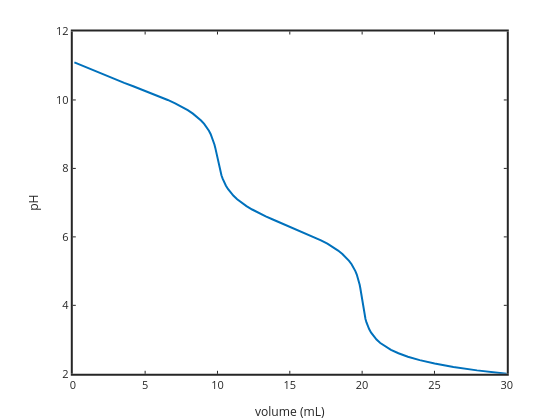

Notebook code cell kept with this figure:
### Markdown cell above
# Titration of 100 mL of 0.01 M NaCO with 0.1 M HCl.
For this we just take a fixed pH and solve for each of the charged species.  Rearrange electroneutrality to solve for [Cl-] and convert that to volume.

### Code cell
NaT=0.02; pH=11.1:-0.1:2; Kw=1e-14; CT=0.01; Ka1=10^-6.3; Ka2=10^-10.3; VT=0.1; HClconc=0.1;

for i=1:length(pH)
    H=10^(-1*pH(i));
    OH=Kw/H;
    HCO3=(CT*Ka1*H)/(H^2+Ka1*H+Ka1*Ka2);
    CO3=(CT*Ka1*Ka2)/(H^2+Ka1*H+Ka1*Ka2);
    Cl=NaT+H-OH-HCO3-2*CO3;
    vol(i)=1000*((Cl*VT)/HClconc);
end

plot(vol,pH,'linewidth',2)
set(gca,'fontsize',11,'linewidth',2)
xlabel('volume (mL)'); ylabel('pH');
axis([0 30 2 12])

### Figure 1 — Plotly figure (JSON) as saved in the notebook; plotly's stock layout.template omitted (floating-point values rounded to 4 significant figures)
{"data": [{"line": {"color": "rgb(0,113,188)", "dash": "solid", "width": 2}, "marker": {"color": "rgb(0,113,188)", "line": {"color": "rgb(0,113,188)"}, "size": 6, "symbol": "none"}, "mode": "lines", "name": "", "showlegend": false, "type": "scatter", "visibility": true, "x": [0.1092, 0.6634, 1.213, 1.772, 2.346, 2.941, 3.553, 4.176, 4.801, 5.416, 6.007, 6.563, 7.075, 7.537, 7.946, 8.302, 8.606, 8.865, 9.081, 9.261, 9.41, 9.533, 9.634, 9.719, 9.79, 9.85, 9.904, 9.952, 9.998, 10.04, 10.09, 10.14, 10.2, 10.27, 10.36, 10.46, 10.58, 10.72, 10.9, 11.11, 11.36, 11.66, 12.0, 12.4, 12.85, 13.34, 13.87, 14.43, 15.0, 15.57, 16.13, 16.66, 17.15, 17.6, 17.99, 18.34, 18.64, 18.89, 19.1, 19.27, 19.41, 19.53, 19.63, 19.71, 19.77, 19.83, 19.88, 19.92, 19.95, 19.98, 20.02, 20.05, 20.09, 20.13, 20.17, 20.23, 20.3, 20.39, 20.49, 20.62, 20.79, 20.99, 21.25, 21.58, 21.99, 22.51, 23.16, 23.98, 25.01, 26.31, 27.94, 30.0], "xaxis": "x", "y": [11.1, 11, 10.9, 10.8, 10.7, 10.6, 10.5, 10.4, 10.3, 10.2, 10.1, 10, 9.9, 9.8, 9.7, 9.6, 9.5, 9.4, 9.3, 9.2, 9.1, 9, 8.9, 8.8, 8.7, 8.6, 8.5, 8.4, 8.3, 8.2, 8.1, 8, 7.9, 7.8, 7.7, 7.6, 7.5, 7.4, 7.3, 7.2, 7.1, 7.0, 6.9, 6.8, 6.7, 6.6, 6.5, 6.4, 6.3, 6.2, 6.1, 6.0, 5.9, 5.8, 5.7, 5.6, 5.5, 5.4, 5.3, 5.2, 5.1, 5.0, 4.9, 4.8, 4.7, 4.6, 4.5, 4.4, 4.3, 4.2, 4.1, 4.0, 3.9, 3.8, 3.7, 3.6, 3.5, 3.4, 3.3, 3.2, 3.1, 3, 2.9, 2.8, 2.7, 2.6, 2.5, 2.4, 2.3, 2.2, 2.1, 2], "yaxis": "y"}], "layout": {"height": 420, "hovermode": "closest", "margin": {"b": 0, "l": 0, "r": 0, "t": 0}, "plot_bgcolor": "rgba(0,0,0,0)", "showlegend": false, "width": 560, "xaxis": {"anchor": "y", "autorange": false, "domain": [0.13, 0.905], "exponentformat": "none", "gridcolor": "rgba(38,38,38,0.15)", "gridwidth": 2, "linecolor": "rgb(38,38,38)", "linewidth": 2, "mirror": "ticks", "range": [0, 30], "showgrid": false, "showline": true, "side": "bottom", "spikedash": "solid", "spikemode": "across", "spikesides": false, "spikethickness": 1, "tickangle": 0, "tickcolor": "rgb(38,38,38)", "tickfont": {"color": "rgb(38,38,38)", "size": 11}, "ticklen": 3, "ticks": "inside", "ticktext": ["0", "5", "10", "15", "20", "25", "30"], "tickvals": [0, 5, 10, 15, 20, 25, 30], "title": {"font": {"color": "rgb(38,38,38)", "size": 12.1}, "text": "volume (mL)"}, "type": "linear", "visible": true, "zeroline": false}, "yaxis": {"anchor": "x", "autorange": false, "domain": [0.11, 0.925], "exponentformat": "none", "gridcolor": "rgba(38,38,38,0.15)", "gridwidth": 2, "linecolor": "rgb(38,38,38)", "linewidth": 2, "mirror": "ticks", "range": [2, 12], "showgrid": false, "showline": true, "side": "left", "spikedash": "solid", "spikemode": "across", "spikesides": false, "spikethickness": 1, "tickangle": 0, "tickcolor": "rgb(38,38,38)", "tickfont": {"color": "rgb(38,38,38)", "size": 11}, "ticklen": 3, "ticks": "inside", "ticktext": ["2", "4", "6", "8", "10", "12"], "tickvals": [2, 4, 6, 8, 10, 12], "title": {"font": {"color": "rgb(38,38,38)", "size": 12.1}, "text": "pH"}, "type": "linear", "visible": true, "zeroline": false}}}
